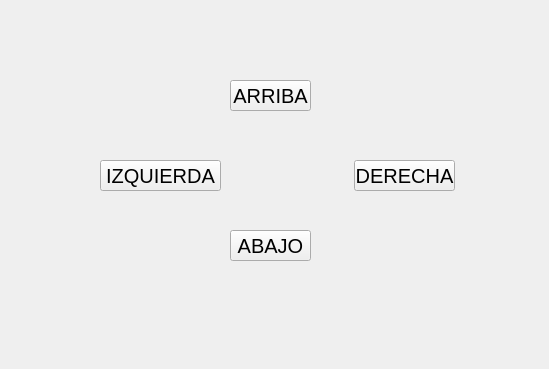
<?xml version="1.0" encoding="UTF-8"?>
<ui version="4.0">
 <class>MainWindow</class>
 <widget class="QMainWindow" name="MainWindow">
  <property name="geometry">
   <rect>
    <x>0</x>
    <y>0</y>
    <width>549</width>
    <height>369</height>
   </rect>
  </property>
  <property name="windowTitle">
   <string>MainWindow</string>
  </property>
  <widget class="QWidget" name="centralwidget">
   <widget class="QPushButton" name="btn_arriba">
    <property name="geometry">
     <rect>
      <x>230</x>
      <y>80</y>
      <width>81</width>
      <height>31</height>
     </rect>
    </property>
    <property name="font">
     <font>
      <pointsize>15</pointsize>
     </font>
    </property>
    <property name="text">
     <string>ARRIBA</string>
    </property>
   </widget>
   <widget class="QPushButton" name="btn_abajo">
    <property name="geometry">
     <rect>
      <x>230</x>
      <y>230</y>
      <width>81</width>
      <height>31</height>
     </rect>
    </property>
    <property name="font">
     <font>
      <pointsize>15</pointsize>
     </font>
    </property>
    <property name="text">
     <string>ABAJO</string>
    </property>
   </widget>
   <widget class="QPushButton" name="btn_derecha">
    <property name="geometry">
     <rect>
      <x>354</x>
      <y>160</y>
      <width>101</width>
      <height>31</height>
     </rect>
    </property>
    <property name="font">
     <font>
      <pointsize>15</pointsize>
     </font>
    </property>
    <property name="text">
     <string>DERECHA</string>
    </property>
   </widget>
   <widget class="QPushButton" name="btn_izquierda">
    <property name="geometry">
     <rect>
      <x>100</x>
      <y>160</y>
      <width>121</width>
      <height>31</height>
     </rect>
    </property>
    <property name="font">
     <font>
      <pointsize>15</pointsize>
     </font>
    </property>
    <property name="text">
     <string>IZQUIERDA</string>
    </property>
   </widget>
  </widget>
 </widget>
 <resources/>
 <connections/>
</ui>
